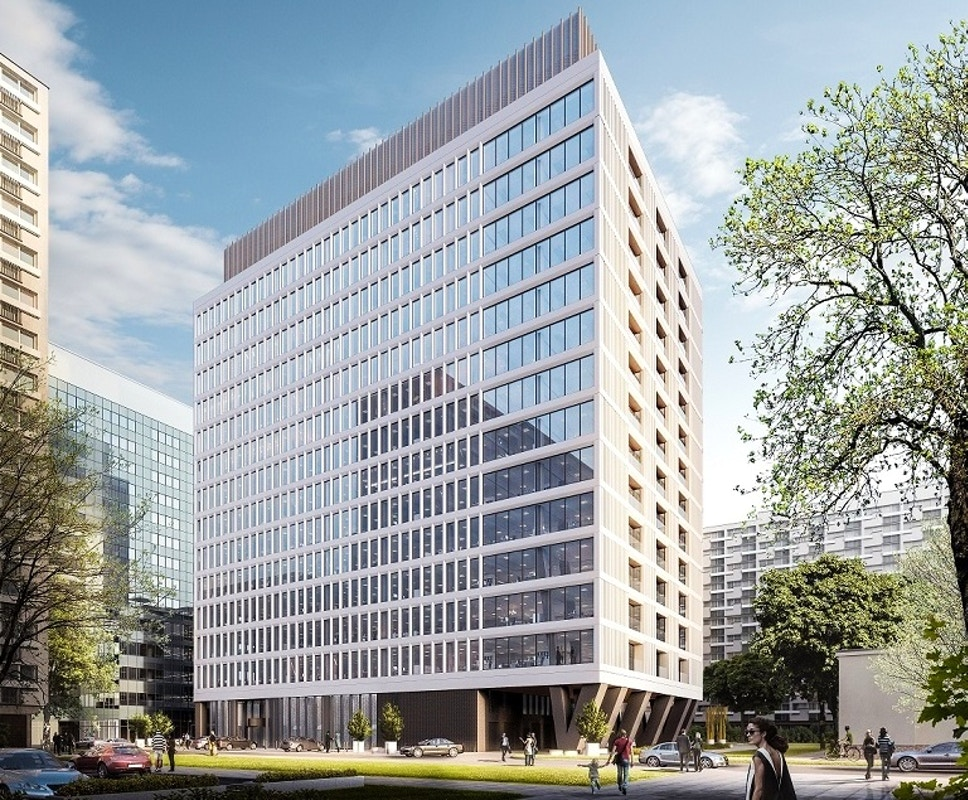
%> input picture S3_12052025/atrium.jpg, 968 x 800 px
$ octave Ex3_2.m   (GNU Octave 9; MATLAB toolbox functions it lacks are replaced by stand-ins)
%> lines starting %> are read from the running program, lines starting %| are printed output that depends on the picture
% Flipping, Rotating images
clear, clc, close all;
%%%%%%%%%%%%%%%%%%%%%%%%%%%%%%
pkg load image;
% a. Flipping
img = imread('atrium.jpg');
%> img is the input picture: size 800x968x3 uint8; mean R, G, B 155.6, 162.1, 163.5
img_ud = flipud(img); %up to down
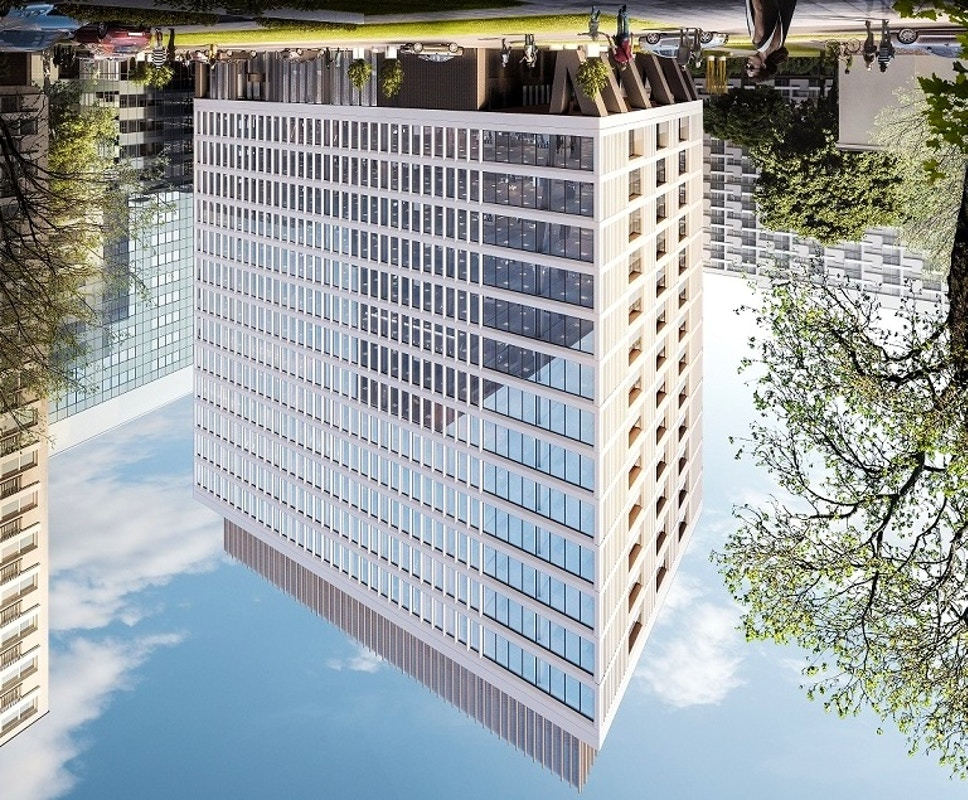
%> img_ud: size 800x968x3 uint8; mean R, G, B 155.6, 162.1, 163.5; mean of the top-left, top-right, bottom-left and bottom-right quarters 133.9, 141.5, 179.7, 186.5
img_lr = fliplr(img); %left to right
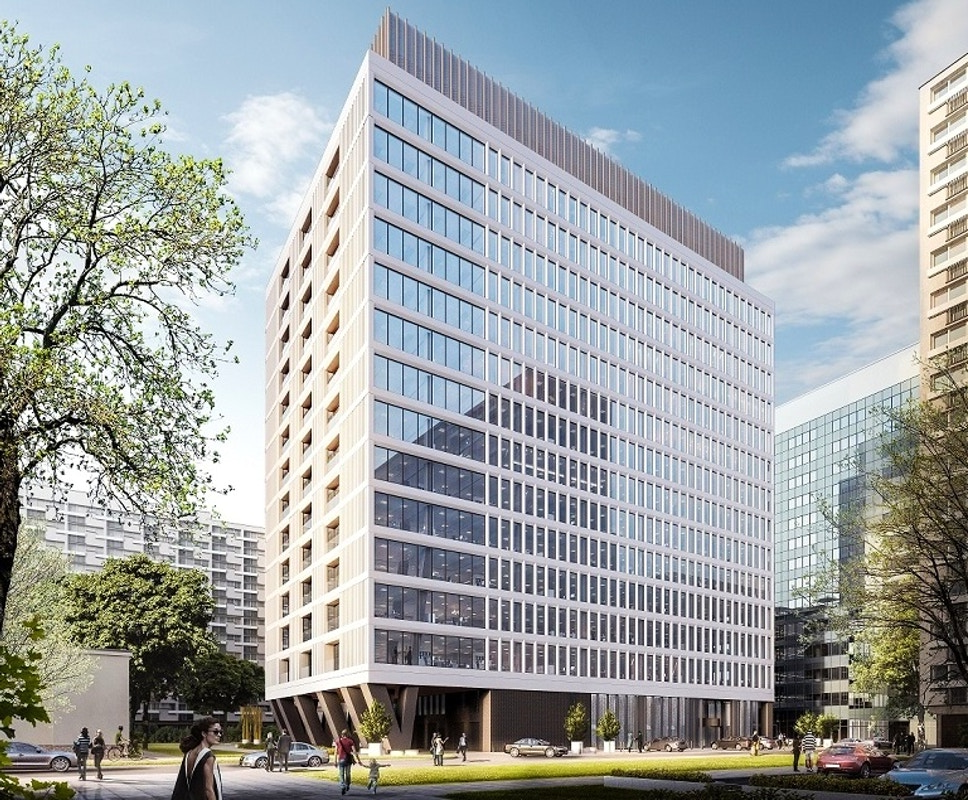
%> img_lr: size 800x968x3 uint8; mean R, G, B 155.6, 162.1, 163.5; mean of the top-left, top-right, bottom-left and bottom-right quarters 186.5, 179.7, 141.5, 133.9

%plot image
FS = 15
figure, clf;

subplot(1, 3, 1), imshow(img), title('Org Img', "fontsize", FS);
subplot(1, 3, 2), imshow(img_ud), title('Img Up Down', "fontsize", FS);
subplot(1, 3, 3), imshow(img_lr), title('Img Left Right', "fontsize", FS);

saveas(gcf, 'img_flipping.jpg');

$ run again, with S3_12052025/bird.jpg copied over S3_12052025/atrium.jpg
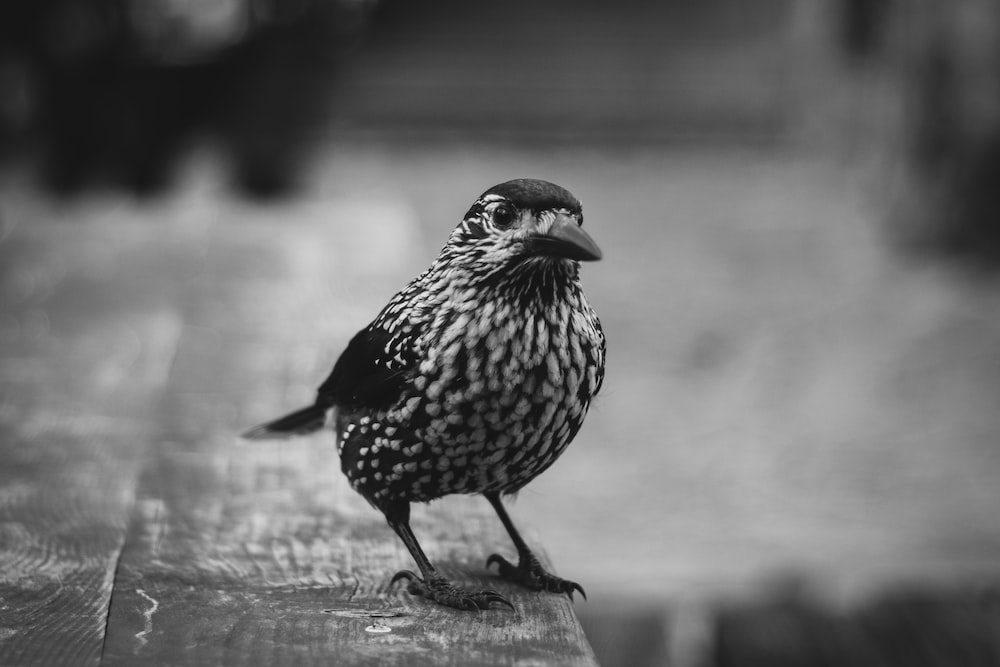
%> input picture S3_12052025/bird.jpg, 1000 x 667 px
%> img is the input picture: size 667x1000x3 uint8; min 0, max 248, mean 108
%> `img_ud = flipud(img);`:
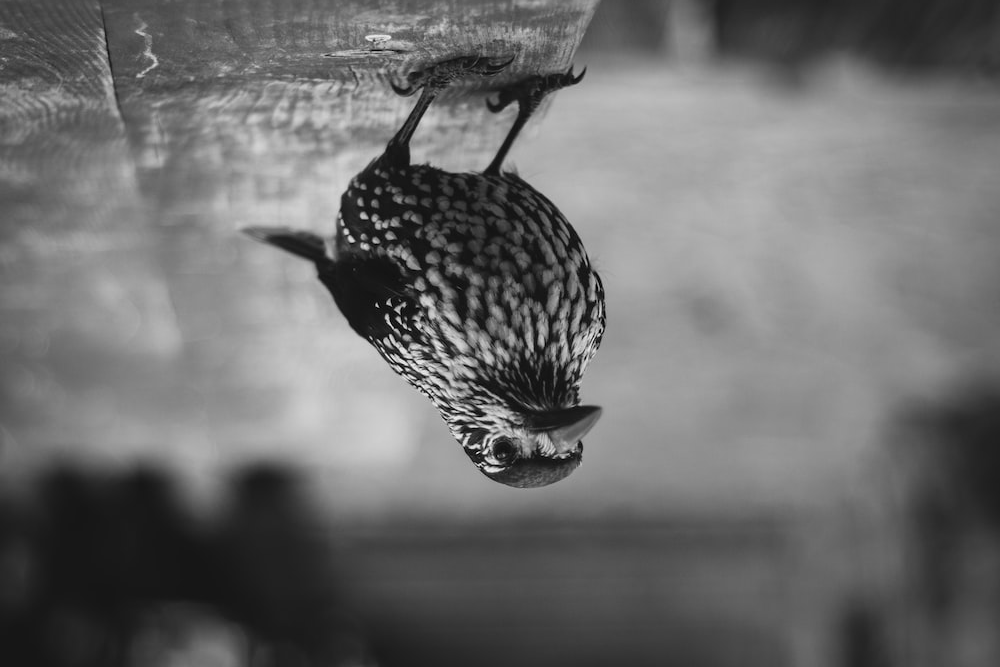
%> img_ud: size 667x1000x3 uint8; min 0, max 248, mean 108; mean of the top-left, top-right, bottom-left and bottom-right quarters 114.1, 127.8, 91.3, 99.1
%> `img_lr = fliplr(img);`:
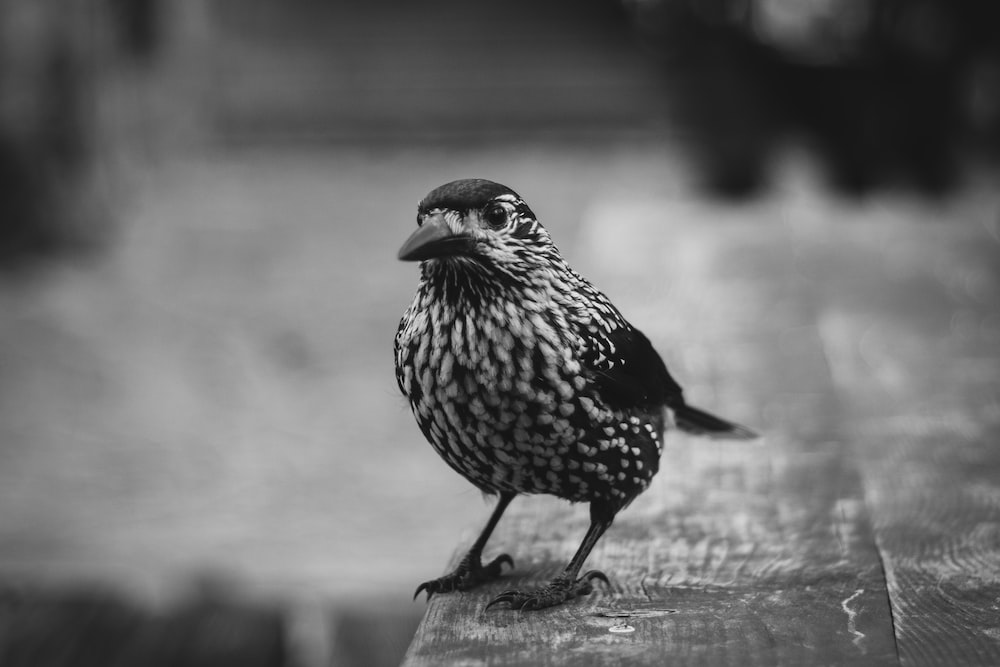
%> img_lr: size 667x1000x3 uint8; min 0, max 248, mean 108; mean of the top-left, top-right, bottom-left and bottom-right quarters 99, 91.2, 127.8, 114.1

$ run again, with S3_12052025/gradient.jpg copied over S3_12052025/atrium.jpg
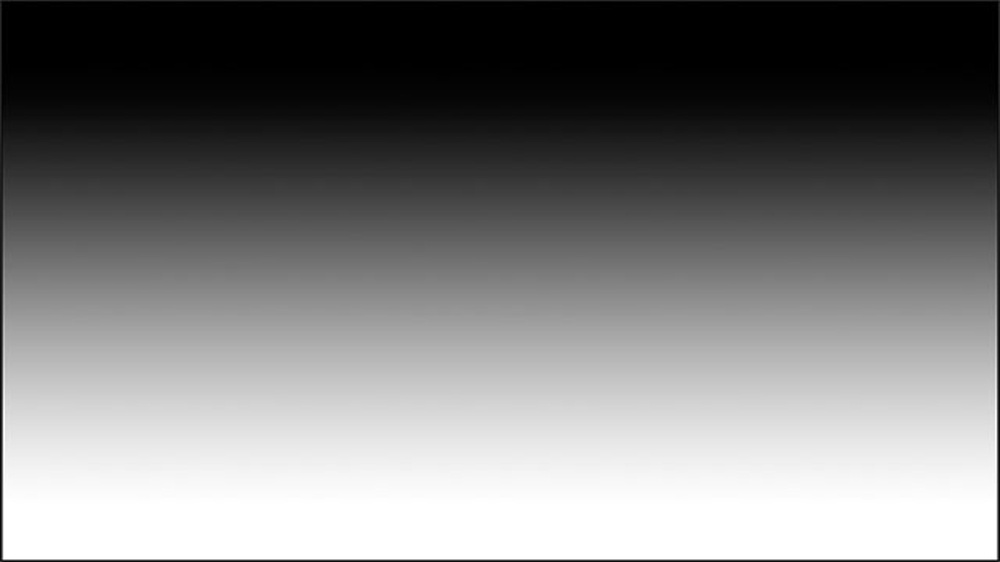
%> input picture S3_12052025/gradient.jpg, 1000 x 562 px, shrunk from 2000 x 1125 before the run
%> img is the input picture: size 562x1000x3 uint8; min 0, max 255, mean 125
%> `img_ud = flipud(img);`:
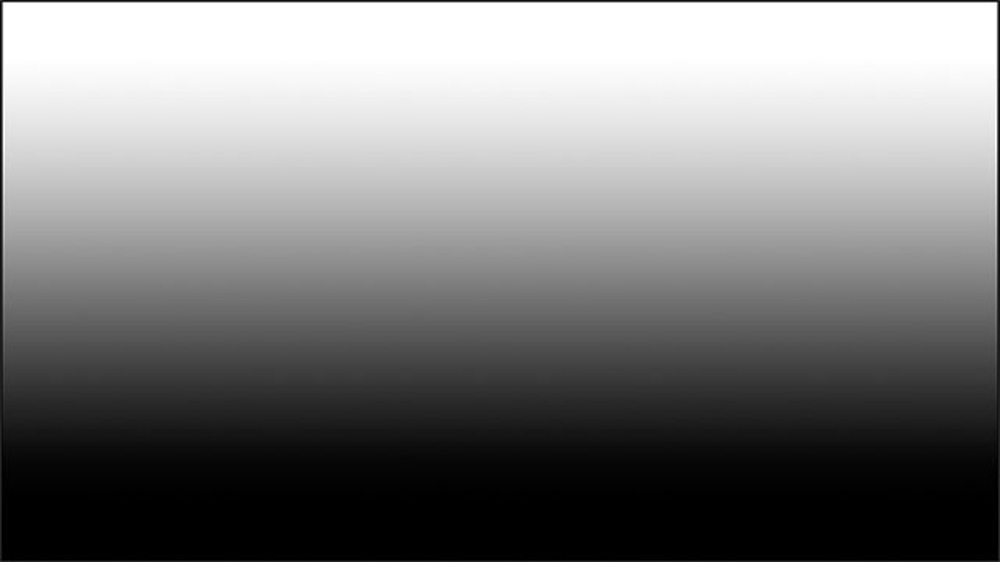
%> img_ud: size 562x1000x3 uint8; min 0, max 255, mean 125; mean of the top-left, top-right, bottom-left and bottom-right quarters 208.3, 208.3, 41.6, 41.6
